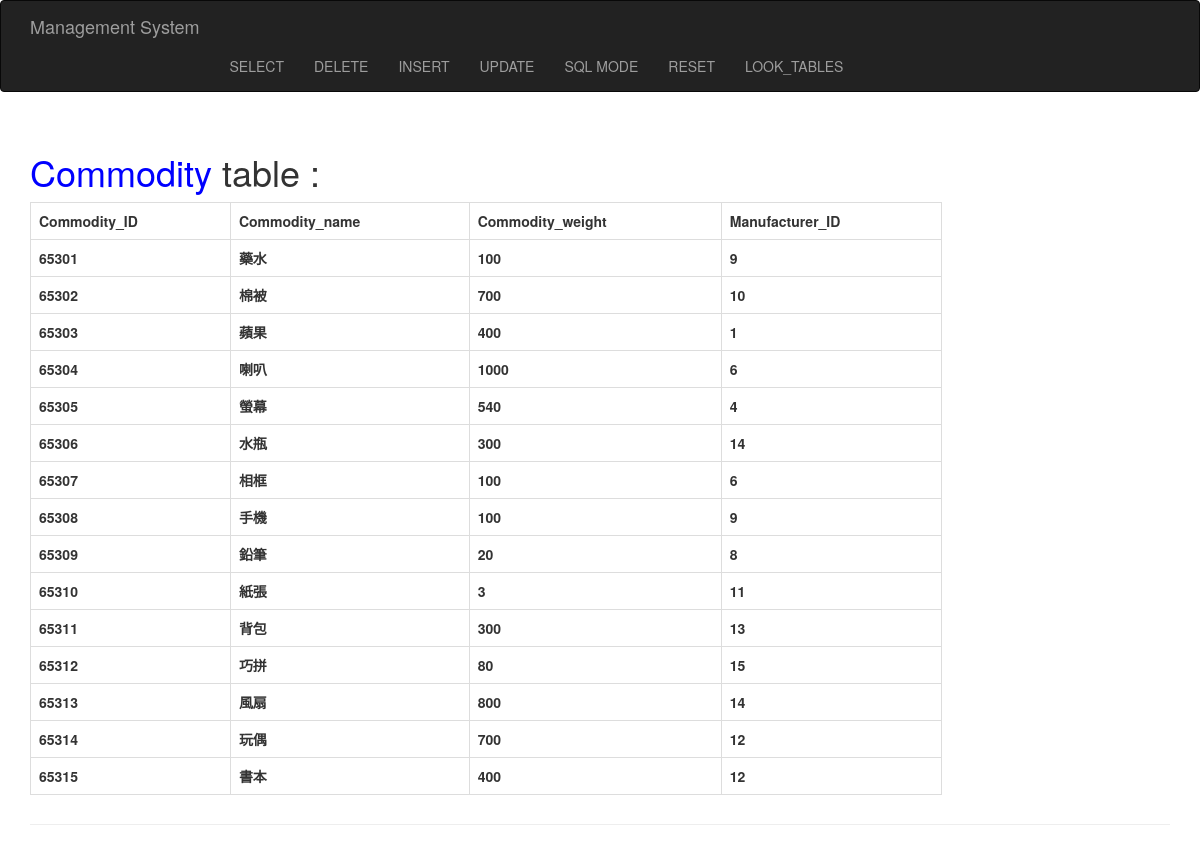
The page / on the database its author committed.
### tables this page shows
CREATE TABLE Commodity(
	Commodity_ID INTEGER PRIMARY KEY,
	Commodity_name TEXT NOT NULL,
	Commodity_weight INTEGER NOT NULL,
	Manufacturer_ID INTEGER NOT NULL,
	FOREIGN KEY (Manufacturer_ID) REFERENCES Manufacturer (Manufacturer_ID)
);

### dbms/__init__.py (the view)
    @app.route('/')
    def index():
        if session.get('insert') is None:
            session['insert'] = 0
        content = get_db().execute("SELECT * FROM Commodity").fetchall()
        return render_template('enter.html', table='Commodity', content=content)

### dbms/db.py (called while the page is built)
def get_db():
    if 'db' not in g:
        g.db = sqlite3.connect(
            current_app.config['DATABASE'],
            detect_types=sqlite3.PARSE_DECLTYPES
        )
        g.db.row_factory = sqlite3.Row
    return g.db

### dbms/templates/enter.html (shortened to what this page needs)
{% extends "base.html" %}
{% block page_content %}
<div class="page-header">
	<h1><font color="blue">{{ table }}</font> table :</h1>
	<table class="table-hover table-bordered table" style="width: 80%;">
		<tr>
			{% if content %}
				{% for key in content[0].keys() %}
					<th>{{ key }}</th>
				{% endfor %}
			{% endif %}
		</tr>
		{% if content %}
			{% for row in content %}
				<tr>
				{% for key in content[0].keys() %}
				<th>{{ row[key] }}</th>
				{% endfor %}
				</tr>
			{% endfor %}
		{% endif %}
	</table>
</div>
{% endblock %}

### dbms/templates/base.html (shortened to what this page needs)
{% extends "bootstrap/base.html" %}
{% block styles %}
{{ super() }}
<link rel="stylesheet" href="{{ url_for('static', filename='my.css') }}">
{% endblock %}
{% block navbar %}
<div class="navbar navbar-inverse" role="navigation">
    <div class="container">
        <div class="navbar-header">
			<a class="navbar-brand" href="{{ url_for('index') }}">Management System</a>
        </div>
		<br>
		<br>
        <div class="navbar-collapse collapse" id="navbarNavDropdown">
			<ul class="nav navbar-nav">
				<li class="dropdown">
					<a class="dropdown-toggle nav-link" data-toggle="dropdown" id="navbarDropdownMenuLink" href="/" aria-haspopup="true" aria-expanded="false">SELECT</a>
				</li>
			</ul>
			<ul class="nav navbar-nav">
				<li><a href="{{ url_for('button.delete_btn') }}">DELETE</a></li>
			</ul>
			<ul class="nav navbar-nav">
				<li><a href="{{ url_for('button.insert_btn') }}">INSERT</a></li>
			</ul>
			<ul class="nav navbar-nav">
				<li><a href="{{ url_for('button.update_btn') }}">UPDATE</a></li>
			</ul>
			<ul class="nav navbar-nav">
				<li><a href="{{ url_for('button.sql_btn') }}">SQL MODE</a></li>
			</ul>
			<ul class="nav navbar-nav">
				<li><a href="{{ url_for('button.reset_btn') }}">RESET</a></li>
			</ul>
			<ul class="nav navbar-nav">
				<li class="dropdown">
					<a class="dropdown-toggle nav-link" data-toggle="dropdown" id="navbarDropdownMenuLink" href="/" aria-haspopup="true" aria-expanded="false">LOOK_TABLES</a>
				</li>
			</ul>
		</div>
    </div>
</div>
{% endblock %}
{% block content %}
<div class="container" style=")">
    {% block page_content %}{% endblock %}
</div>
{% endblock %}

### rows shown on the page
Commodity: Commodity_ID "65301" "藥水" "100" "9"
Commodity: Commodity_ID "65302" "棉被" "700" "10"
Commodity: Commodity_ID "65303" "蘋果" "400" "1"
Commodity: Commodity_ID "65304" "喇叭" "1000" "6"
Commodity: Commodity_ID "65305" "螢幕" "540" "4"
Commodity: Commodity_ID "65306" "水瓶" "300" "14"
Commodity: Commodity_ID "65307" "相框" "100" "6"
Commodity: Commodity_ID "65308" "手機" "100" "9"
Commodity: Commodity_ID "65309" "鉛筆" "20" "8"
Commodity: Commodity_ID "65310" "紙張" "3" "11"
Commodity: Commodity_ID "65311" "背包" "300" "13"
Commodity: Commodity_ID "65312" "巧拼" "80" "15"
Commodity: Commodity_ID "65313" "風扇" "800" "14"
Commodity: Commodity_ID "65314" "玩偶" "700" "12"
Commodity: Commodity_ID "65315" "書本" "400" "12"

### other values the page prints
{{ table }} "Commodity"
{{ key }} "Commodity_ID" "Commodity_name" "Commodity_weight" "Manufacturer_ID"
